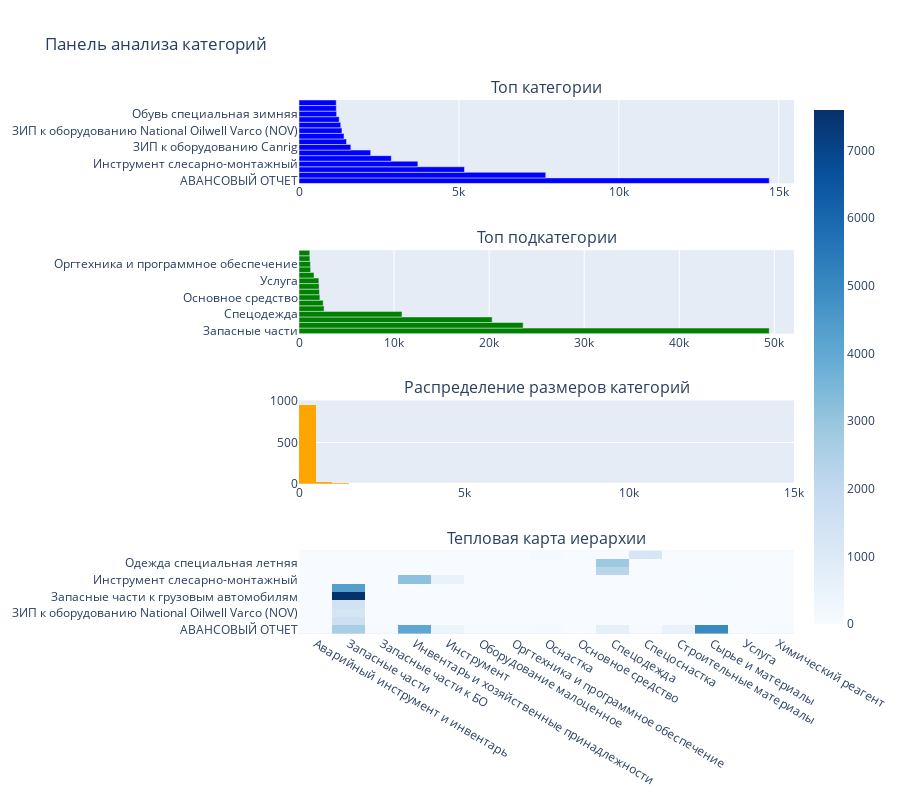

The notebook cell saved with this chart:
### Markdown cell above
### 4.2 Визуализация распределения категорий

### Code cell
# Визуализация распределения категорий
if category_analysis:
    fig = make_subplots(
        rows=4, cols=1,
        subplot_titles=('Топ категории', 'Топ подкатегории', 
                       'Распределение размеров категорий', 'Тепловая карта иерархии'),
        specs=[[{"type": "bar"}], [{"type": "bar"}], 
               [{"type": "histogram"}], [{"type": "heatmap"}]]
    )
    
    # Топ категории
    if 'основные_категории' in category_analysis:
        top_cats = category_analysis['основные_категории'].head(15)
        fig.add_trace(
            go.Bar(x=top_cats.values, y=top_cats.index, orientation='h',
                   name='Категории', marker_color='blue'),
            row=1, col=1
        )
    
    # Топ подкатегории
    if 'подкатегории' in category_analysis:
        top_subcats = category_analysis['подкатегории'].head(15)
        fig.add_trace(
            go.Bar(x=top_subcats.values, y=top_subcats.index, orientation='h',
                   name='Подкатегории', marker_color='green'),
            row=2, col=1
        )
    
    # Распределение размеров категорий
    if 'основные_категории' in category_analysis:
        fig.add_trace(
            go.Histogram(x=category_analysis['основные_категории'].values,
                        nbinsx=30, name='Размеры категорий', marker_color='orange'),
            row=3, col=1
        )

    # Тепловая карта иерархии (если доступна)
    if 'иерархия' in category_analysis and len(category_analysis['иерархия']) > 0:
        # Создание сводной таблицы для тепловой карты
        hierarchy_pivot = category_analysis['иерархия'].pivot_table(
            index=CATEGORY_COL, columns=SUBCATEGORY_COL, values='количество', fill_value=0
        )
        
        # Ограничение топ категориями и подкатегориями для читаемости
        top_categories = category_analysis['основные_категории'].head(10).index
        top_subcategories = category_analysis['подкатегории'].head(15).index
        
        hierarchy_subset = hierarchy_pivot.loc[
            hierarchy_pivot.index.intersection(top_categories),
            hierarchy_pivot.columns.intersection(top_subcategories)
        ]
        
        fig.add_trace(
            go.Heatmap(z=hierarchy_subset.values,
                      x=hierarchy_subset.columns,
                      y=hierarchy_subset.index,
                      colorscale='Blues',
                      name='Иерархия'),
            row=4, col=1
        )
    
    fig.update_layout(height=800, showlegend=False,
                     title_text="Панель анализа категорий")
    fig.show()

### Figure 1 — Plotly figure (JSON) as saved in the notebook; plotly's stock layout.template omitted (floating-point values rounded to 4 significant figures; data arrays with more than 128 entries replaced by an {"elided": "..."} marker saying what was removed)
{"data": [{"marker": {"color": "blue"}, "name": "Категории", "orientation": "h", "type": "bar", "x": [14704, 7716, 5175, 3717, 2886, 2242, 1621, 1487, 1408, 1343, 1305, 1257, 1177, 1167, 1164], "xaxis": "x", "y": ["АВАНСОВЫЙ ОТЧЕТ", "Запасные части к грузовым автомобилям", "Запасные части к тракторам, специальной и дорожной технике", "Инструмент слесарно-монтажный", "Одежда специальная летняя", "Одежда специальная зимняя", "ЗИП к оборудованию Canrig", "ЗИП к оборудованию Tesco", "Переводники для бурильных колонн", "ЗИП к оборудованию National Oilwell Varco (NOV)", "ЗИП к ключам АТТ", "ЗИП к ключам ГКШ", "Обувь специальная зимняя", "Кольца уплотнительные, манжеты", "Обувь специальная летняя"], "yaxis": "y"}, {"marker": {"color": "green"}, "name": "Подкатегории", "orientation": "h", "type": "bar", "x": [49468, 23577, 20321, 10836, 2640, 2544, 2196, 2152, 2116, 2089, 1584, 1220, 1196, 1147, 1132], "xaxis": "x2", "y": ["Запасные части", "Сырье и материалы", "Инвентарь и хозяйственные принадлежности", "Спецодежда", "Спецоснастка", "Строительные материалы", "Основное средство", "Аварийный инструмент и инвентарь", "Запасные части к БО", "Услуга", "Оснастка", "Инструмент", "Оргтехника и программное обеспечение", "Оборудование малоценное", "Химический реагент"], "yaxis": "y2"}, {"marker": {"color": "orange"}, "name": "Размеры категорий", "nbinsx": 30, "type": "histogram", "x": {"elided": "991 int values"}, "xaxis": "x3", "yaxis": "y3"}, {"colorscale": [[0, "rgb(247,251,255)"], [0.125, "rgb(222,235,247)"], [0.25, "rgb(198,219,239)"], [0.375, "rgb(158,202,225)"], [0.5, "rgb(107,174,214)"], [0.625, "rgb(66,146,198)"], [0.75, "rgb(33,113,181)"], [0.875, "rgb(8,81,156)"], [1, "rgb(8,48,107)"]], "name": "Иерархия", "type": "heatmap", "x": ["Аварийный инструмент и инвентарь", "Запасные части", "Запасные части к БО", "Инвентарь и хозяйственные принадлежности", "Инструмент", "Оборудование малоценное", "Оргтехника и программное обеспечение", "Оснастка", "Основное средство", "Спецодежда", "Спецоснастка", "Строительные материалы", "Сырье и материалы", "Услуга", "Химический реагент"], "xaxis": "x4", "y": ["АВАНСОВЫЙ ОТЧЕТ", "ЗИП к оборудованию Canrig", "ЗИП к оборудованию National Oilwell Varco (NOV)", "ЗИП к оборудованию Tesco", "Запасные части к грузовым автомобилям", "Запасные части к тракторам, специальной и дорожной технике", "Инструмент слесарно-монтажный", "Одежда специальная зимняя", "Одежда специальная летняя", "Переводники для бурильных колонн"], "yaxis": "y4", "z": {"elided": "10x15 float values"}}], "layout": {"annotations": [{"font": {"size": 16}, "showarrow": false, "text": "Топ категории", "x": 0.5, "xanchor": "center", "xref": "paper", "y": 1, "yanchor": "bottom", "yref": "paper"}, {"font": {"size": 16}, "showarrow": false, "text": "Топ подкатегории", "x": 0.5, "xanchor": "center", "xref": "paper", "y": 0.7188, "yanchor": "bottom", "yref": "paper"}, {"font": {"size": 16}, "showarrow": false, "text": "Распределение размеров категорий", "x": 0.5, "xanchor": "center", "xref": "paper", "y": 0.4375, "yanchor": "bottom", "yref": "paper"}, {"font": {"size": 16}, "showarrow": false, "text": "Тепловая карта иерархии", "x": 0.5, "xanchor": "center", "xref": "paper", "y": 0.1562, "yanchor": "bottom", "yref": "paper"}], "height": 800, "showlegend": false, "title": {"text": "Панель анализа категорий"}, "xaxis": {"anchor": "y", "domain": [0, 1]}, "xaxis2": {"anchor": "y2", "domain": [0, 1]}, "xaxis3": {"anchor": "y3", "domain": [0, 1]}, "xaxis4": {"anchor": "y4", "domain": [0, 1]}, "yaxis": {"anchor": "x", "domain": [0.8438, 1]}, "yaxis2": {"anchor": "x2", "domain": [0.5625, 0.7188]}, "yaxis3": {"anchor": "x3", "domain": [0.2812, 0.4375]}, "yaxis4": {"anchor": "x4", "domain": [0, 0.1562]}}}
